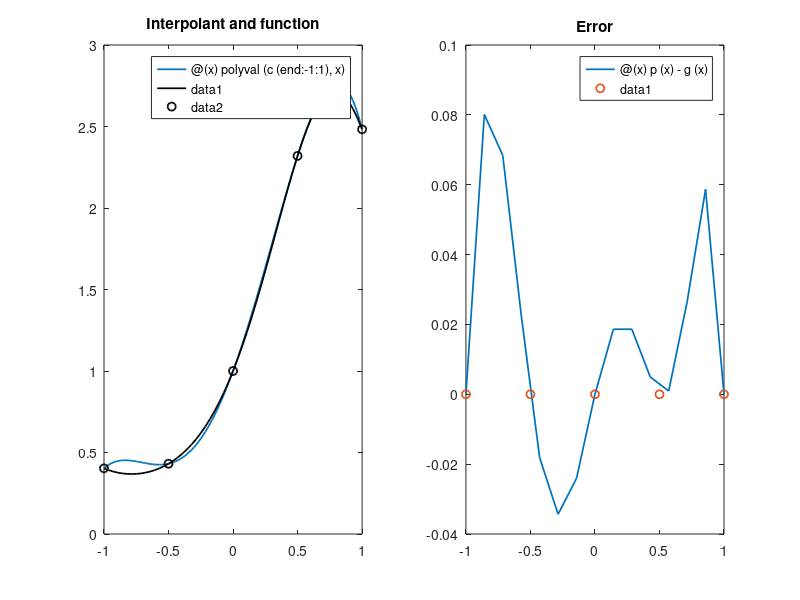

The MATLAB script that drew this image:
% Demo of polynomial interpolation in 1D
set(0,'defaultlinelinewidth',1.25)

%%
% Exact function to sample
g = @(x) exp(sin(2*x));
%g = @(x) x.*tanh(8*x);

%%
% Choose nodes
n = 5;
x = linspace(-1,1,n)';   % equispaced
z = g(x);  % sample

%%
% Form Vandermonde matrix
A = ones(n);
for j = 1:n-1
  A(:,j+1) = x.^j;
end

%%
% Solve system for polynomial coefficients
c = A\z

%%
% Create the polynomial interpolant as a function
p = @(x) polyval(c(end:-1:1),x);

%%
% Plot result and error
clf
subplot(1,2,1)
fplot(p,[-1 1])
hold on, fplot(g,[-1 1],'k')
plot(x,z,'ko')
title('Interpolant and function')
subplot(1,2,2)
fplot(@(x) p(x)-g(x),[-1 1])
hold on, plot(x,0*z,'o')
title('Error')